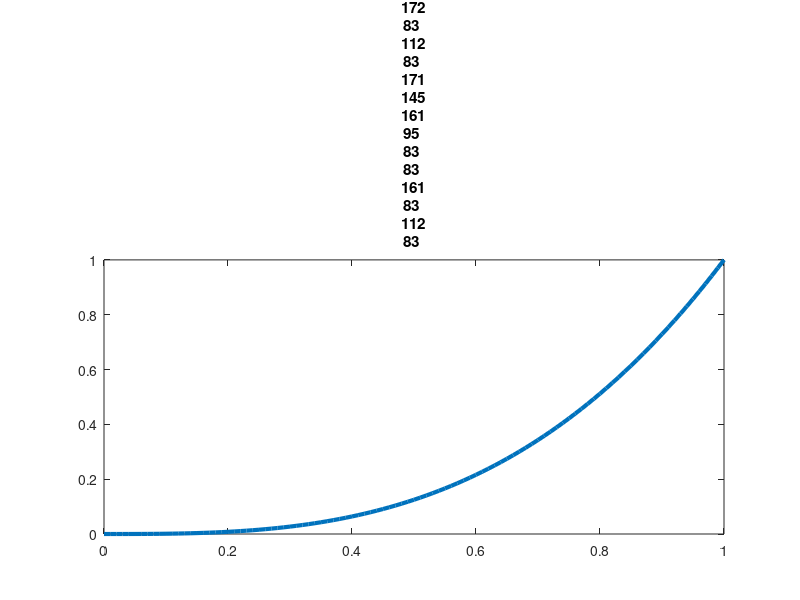
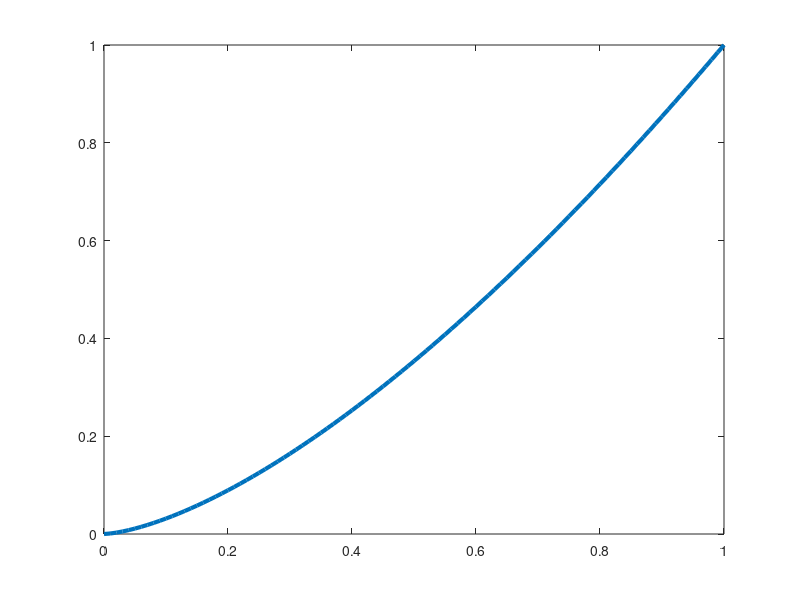

Write MATLAB code to recreate these figures, in order. (Note: this script raises an error after producing the figures.)
x = 0:0.01:1;
n = 3;
y = x.^n;
plot(x,y,"LineWidth",3)
title("y = x^n,  n = " + num2str(n))

n = 1:0.5:5;
nImages = length(n);

fig = figure;
for idx = 1:nImages
    y = x.^n(idx);
    plot(x,y,"LineWidth",3)
    title("y = x^n,  n = " + num2str(n(idx)))
    frame = getframe(fig);
    im{idx} = frame2im(frame);
end
close;

% figure;
% for idx = 1:nImages
%     subplot(3,3,idx)
%     imshow(im{idx});
% end

filename = "testAnimated.gif"; % Specify the output file name
for idx = 1:nImages
    [A,map] = rgb2ind(im{idx},256);
    if idx == 1
        imwrite(A,map,filename,"gif","LoopCount",Inf,"DelayTime",1);
    else
        imwrite(A,map,filename,"gif","WriteMode","append","DelayTime",1);
    end
end